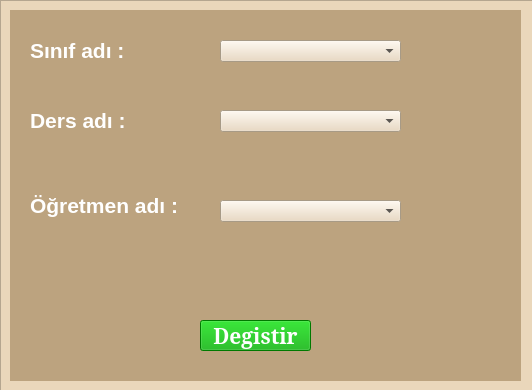
<?xml version="1.0" encoding="UTF-8"?>
<ui version="4.0">
 <class>veren_ders_degistirme</class>
 <widget class="QMainWindow" name="veren_ders_degistirme">
  <property name="geometry">
   <rect>
    <x>0</x>
    <y>0</y>
    <width>532</width>
    <height>390</height>
   </rect>
  </property>
  <property name="windowTitle">
   <string>Dersi ögretmen degistirme</string>
  </property>
  <property name="toolTipDuration">
   <number>-1</number>
  </property>
  <property name="toolButtonStyle">
   <enum>Qt::ToolButtonIconOnly</enum>
  </property>
  <property name="documentMode">
   <bool>false</bool>
  </property>
  <property name="tabShape">
   <enum>QTabWidget::Rounded</enum>
  </property>
  <property name="dockNestingEnabled">
   <bool>false</bool>
  </property>
  <widget class="QWidget" name="centralwidget">
   <widget class="QFrame" name="frame">
    <property name="geometry">
     <rect>
      <x>0</x>
      <y>0</y>
      <width>541</width>
      <height>391</height>
     </rect>
    </property>
    <property name="styleSheet">
     <string notr="true">background-color: rgb(255, 242, 216);
background-color: rgb(234, 215, 187);</string>
    </property>
    <property name="frameShape">
     <enum>QFrame::StyledPanel</enum>
    </property>
    <property name="frameShadow">
     <enum>QFrame::Raised</enum>
    </property>
    <widget class="QWidget" name="widget" native="true">
     <property name="geometry">
      <rect>
       <x>10</x>
       <y>10</y>
       <width>511</width>
       <height>371</height>
      </rect>
     </property>
     <property name="styleSheet">
      <string notr="true">background-color: rgb(17, 57, 70);
background-color: rgb(188, 163, 127);</string>
     </property>
     <widget class="QLabel" name="label">
      <property name="geometry">
       <rect>
        <x>20</x>
        <y>30</y>
        <width>101</width>
        <height>21</height>
       </rect>
      </property>
      <property name="font">
       <font>
        <pointsize>16</pointsize>
        <weight>75</weight>
        <bold>true</bold>
       </font>
      </property>
      <property name="styleSheet">
       <string notr="true">color: rgb(255, 255, 255);</string>
      </property>
      <property name="text">
       <string>Sınıf adı :</string>
      </property>
     </widget>
     <widget class="QPushButton" name="degitir_btn">
      <property name="geometry">
       <rect>
        <x>190</x>
        <y>310</y>
        <width>111</width>
        <height>31</height>
       </rect>
      </property>
      <property name="font">
       <font>
        <family>MS Serif</family>
        <pointsize>16</pointsize>
        <weight>75</weight>
        <bold>true</bold>
       </font>
      </property>
      <property name="styleSheet">
       <string notr="true">background-color: rgb(0, 85, 0);
background-color: rgb(0, 170, 0);
color: rgb(255, 255, 255);</string>
      </property>
      <property name="text">
       <string>Degistir</string>
      </property>
     </widget>
     <widget class="QComboBox" name="teacher_names">
      <property name="geometry">
       <rect>
        <x>210</x>
        <y>190</y>
        <width>181</width>
        <height>22</height>
       </rect>
      </property>
      <property name="styleSheet">
       <string notr="true">background-color: rgb(234, 215, 187);
font: 75 12pt &quot;MS Shell Dlg 2&quot;;</string>
      </property>
     </widget>
     <widget class="QComboBox" name="lesson_names">
      <property name="geometry">
       <rect>
        <x>210</x>
        <y>100</y>
        <width>181</width>
        <height>22</height>
       </rect>
      </property>
      <property name="styleSheet">
       <string notr="true">background-color: rgb(234, 215, 187);
font: 75 12pt &quot;MS Shell Dlg 2&quot;;</string>
      </property>
     </widget>
     <widget class="QComboBox" name="class_names">
      <property name="geometry">
       <rect>
        <x>210</x>
        <y>30</y>
        <width>181</width>
        <height>22</height>
       </rect>
      </property>
      <property name="styleSheet">
       <string notr="true">background-color: rgb(234, 215, 187);
font: 75 12pt &quot;MS Shell Dlg 2&quot;;</string>
      </property>
     </widget>
     <widget class="QLabel" name="label_2">
      <property name="geometry">
       <rect>
        <x>20</x>
        <y>100</y>
        <width>101</width>
        <height>21</height>
       </rect>
      </property>
      <property name="font">
       <font>
        <pointsize>16</pointsize>
        <weight>75</weight>
        <bold>true</bold>
       </font>
      </property>
      <property name="styleSheet">
       <string notr="true">color: rgb(255, 255, 255);</string>
      </property>
      <property name="text">
       <string>Ders adı :</string>
      </property>
     </widget>
     <widget class="QLabel" name="label_3">
      <property name="geometry">
       <rect>
        <x>20</x>
        <y>180</y>
        <width>161</width>
        <height>31</height>
       </rect>
      </property>
      <property name="font">
       <font>
        <pointsize>16</pointsize>
        <weight>75</weight>
        <bold>true</bold>
       </font>
      </property>
      <property name="styleSheet">
       <string notr="true">color: rgb(255, 255, 255);</string>
      </property>
      <property name="text">
       <string>Öğretmen adı :</string>
      </property>
     </widget>
    </widget>
   </widget>
  </widget>
 </widget>
 <resources/>
 <connections/>
</ui>
